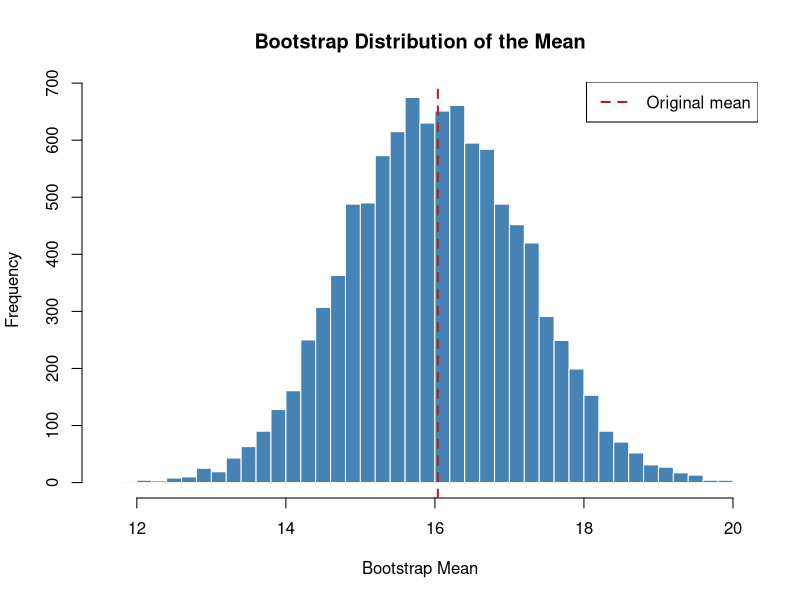
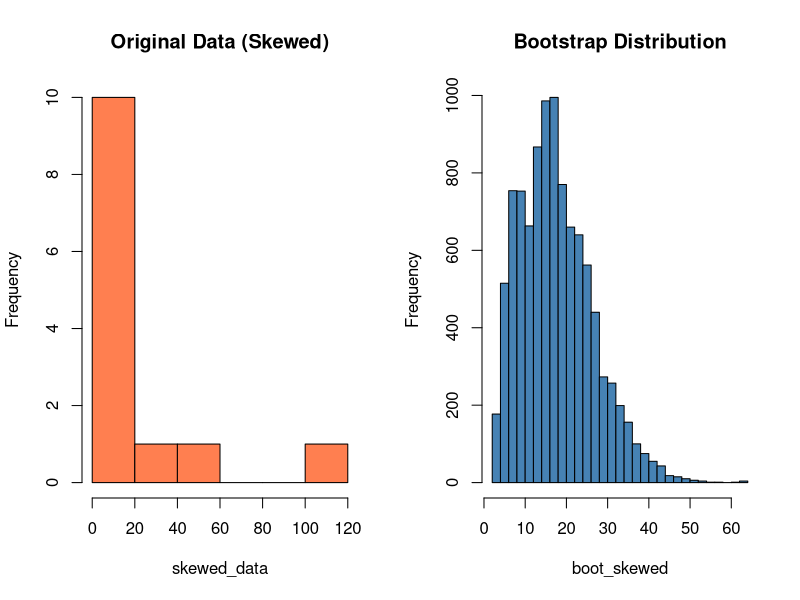
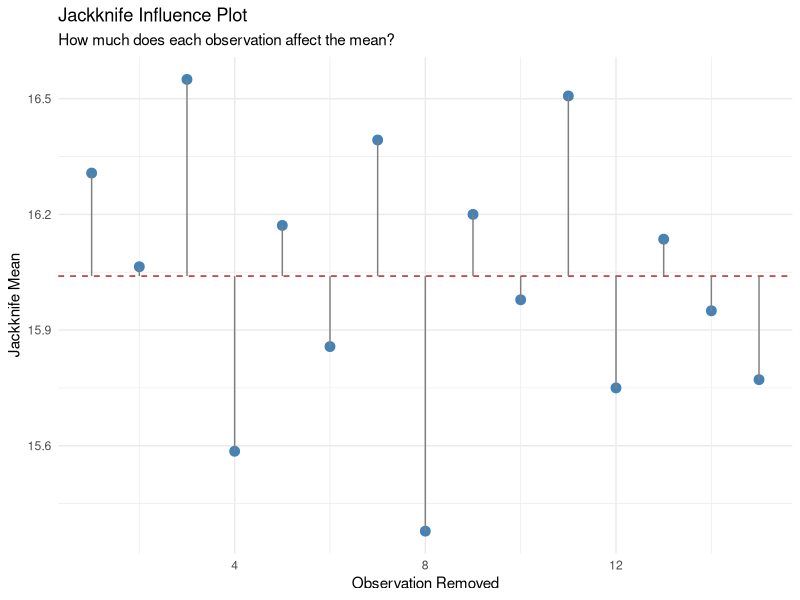
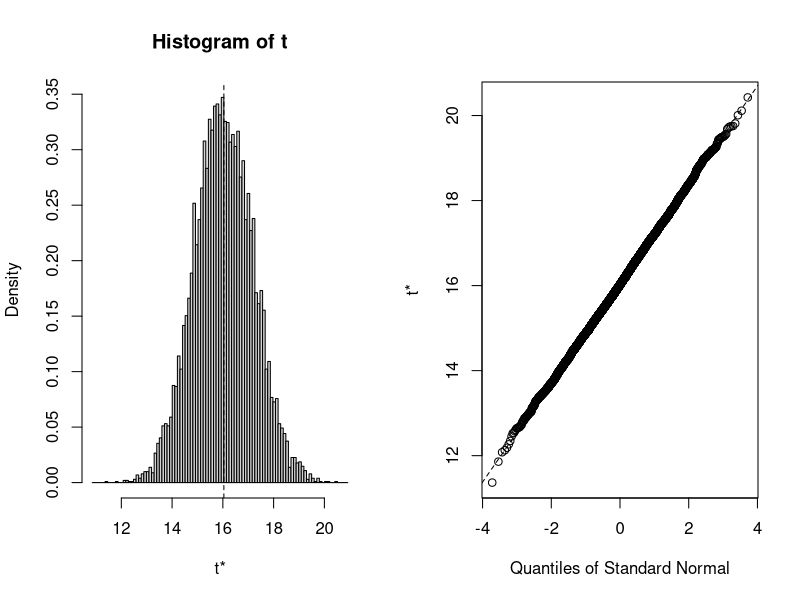

Write R code to recreate these figures, in order.
## ---- chunk 1
library(tidyverse)
library(boot)          # The main bootstrapping package

set.seed(42)
## ---- chunk 2
# Plant biomass data (grams)
biomass <- c(12.3, 15.7, 8.9, 22.4, 14.2, 18.6, 11.1, 25.3, 
             13.8, 16.9, 9.5, 20.1, 14.7, 17.3, 19.8)

# Sample statistics
n <- length(biomass)
cat("Sample size:", n, "\n")
cat("Mean:", round(mean(biomass), 2), "\n")
cat("SD:", round(sd(biomass), 2), "\n")
## ---- chunk 3
t.test(biomass)$conf.int
## ---- chunk 4
# Number of bootstrap samples
n_boot <- 10000

# Storage for bootstrap means
boot_means <- numeric(n_boot)

# Resample with replacement
for (i in 1:n_boot) {
  boot_sample <- sample(biomass, size = n, replace = TRUE)
  boot_means[i] <- mean(boot_sample)
}

# Visualize the bootstrap distribution
hist(boot_means, breaks = 50, col = "steelblue", border = "white",
     main = "Bootstrap Distribution of the Mean",
     xlab = "Bootstrap Mean")
abline(v = mean(biomass), col = "firebrick", lwd = 2, lty = 2)
legend("topright", "Original mean", col = "firebrick", lty = 2, lwd = 2)
## ---- chunk 5
# Example bootstrap sample - note repeated values
set.seed(123)
original <- 1:10
boot_sample <- sample(original, replace = TRUE)
cat("Original:", original, "\n")
cat("Bootstrap sample:", boot_sample, "\n")
cat("Value 6 appears", sum(boot_sample == 6), "times\n")
cat("Value 4 appears", sum(boot_sample == 4), "times\n")
## ---- chunk 6
# 95% CI using percentiles
ci_percentile <- quantile(boot_means, probs = c(0.025, 0.975))
ci_percentile
## ---- chunk 7
# Basic interval
theta_hat <- mean(biomass)  # Original estimate
ci_basic <- c(2 * theta_hat - quantile(boot_means, 0.975),
              2 * theta_hat - quantile(boot_means, 0.025))
names(ci_basic) <- c("2.5%", "97.5%")
ci_basic
## ---- chunk 8
# BCa requires more complex calculations
# We'll use the boot package for this (shown later)
# Key idea: adjusts percentiles based on:
#   - Bias: Is the bootstrap distribution centered on the estimate?
#   - Acceleration: Does variability change with the parameter value?
## ---- chunk 9
# Compare with parametric CI
ci_t <- t.test(biomass)$conf.int

comparison <- data.frame(
  Method = c("t-interval (parametric)", "Percentile", "Basic"),
  Lower = c(ci_t[1], ci_percentile[1], ci_basic[1]),
  Upper = c(ci_t[2], ci_percentile[2], ci_basic[2])
)
comparison$Width <- comparison$Upper - comparison$Lower

knitr::kable(comparison, digits = 2,
             caption = "Comparison of confidence interval methods")
## ---- chunk 10
# Bootstrap standard error
boot_se <- sd(boot_means)
cat("Bootstrap SE:", round(boot_se, 3), "\n")

# Compare to formula-based SE
formula_se <- sd(biomass) / sqrt(n)
cat("Formula SE:", round(formula_se, 3), "\n")
## ---- chunk 11
# Bootstrap SE for the median (no formula exists!)
boot_medians <- numeric(n_boot)
for (i in 1:n_boot) {
  boot_sample <- sample(biomass, replace = TRUE)
  boot_medians[i] <- median(boot_sample)
}

cat("Median:", median(biomass), "\n")
cat("Bootstrap SE of median:", round(sd(boot_medians), 3), "\n")
cat("95% CI for median:", round(quantile(boot_medians, c(0.025, 0.975)), 2), "\n")
## ---- chunk 12
# Coefficient of variation (CV = SD/mean)
boot_cv <- numeric(n_boot)
for (i in 1:n_boot) {
  boot_sample <- sample(biomass, replace = TRUE)
  boot_cv[i] <- sd(boot_sample) / mean(boot_sample)
}

cat("CV:", round(sd(biomass)/mean(biomass), 3), "\n")
cat("Bootstrap 95% CI:", round(quantile(boot_cv, c(0.025, 0.975)), 3), "\n")
## ---- chunk 13
# Ratio of means between two groups
group1 <- c(12.3, 15.7, 8.9, 14.2, 11.1)
group2 <- c(18.6, 25.3, 16.9, 20.1, 19.8)

# Observed ratio
obs_ratio <- mean(group2) / mean(group1)

# Bootstrap the ratio
boot_ratios <- numeric(n_boot)
for (i in 1:n_boot) {
  boot1 <- sample(group1, replace = TRUE)
  boot2 <- sample(group2, replace = TRUE)
  boot_ratios[i] <- mean(boot2) / mean(boot1)
}

cat("Ratio of means:", round(obs_ratio, 3), "\n")
cat("Bootstrap 95% CI:", round(quantile(boot_ratios, c(0.025, 0.975)), 3), "\n")
## ---- chunk 14
# Highly skewed data (e.g., species abundances)
skewed_data <- c(1, 1, 2, 2, 3, 3, 4, 5, 8, 12, 25, 45, 120)

par(mfrow = c(1, 2))
hist(skewed_data, main = "Original Data (Skewed)", col = "coral")

# Bootstrap the mean
boot_skewed <- replicate(n_boot, mean(sample(skewed_data, replace = TRUE)))
hist(boot_skewed, main = "Bootstrap Distribution", col = "steelblue", breaks = 30)
par(mfrow = c(1, 1))

cat("Mean:", round(mean(skewed_data), 2), "\n")
cat("Bootstrap 95% CI:", round(quantile(boot_skewed, c(0.025, 0.975)), 2), "\n")
## ---- chunk 15
# Jackknife: leave out each observation once
n <- length(biomass)
jack_estimates <- numeric(n)

for (i in 1:n) {
  jack_estimates[i] <- mean(biomass[-i])  # Mean without observation i
}

# Jackknife estimate of bias
theta_hat <- mean(biomass)
theta_jack <- mean(jack_estimates)
bias <- (n - 1) * (theta_jack - theta_hat)

cat("Original mean:", round(theta_hat, 3), "\n")
cat("Jackknife estimate of bias:", round(bias, 4), "\n")

# Jackknife standard error
jack_se <- sqrt((n - 1) / n * sum((jack_estimates - theta_jack)^2))
cat("Jackknife SE:", round(jack_se, 3), "\n")
## ---- chunk 16
# Which observations most affect the mean?
influence <- data.frame(
  Removed = 1:n,
  Value = biomass,
  JackMean = jack_estimates,
  Influence = jack_estimates - theta_jack
)

ggplot(influence, aes(x = Removed, y = JackMean)) +
  geom_hline(yintercept = theta_hat, linetype = "dashed", color = "firebrick") +
  geom_point(size = 3, color = "steelblue") +
  geom_segment(aes(xend = Removed, yend = theta_hat), color = "gray50") +
  labs(title = "Jackknife Influence Plot",
       subtitle = "How much does each observation affect the mean?",
       x = "Observation Removed",
       y = "Jackknife Mean") +
  theme_minimal()
## ---- chunk 17
# Example: correlation between two variables
x <- c(2.1, 3.5, 4.2, 5.1, 6.3, 7.2, 8.1, 9.4, 10.2, 11.5)
y <- c(3.2, 4.1, 5.8, 6.2, 8.1, 7.9, 9.5, 11.2, 10.8, 13.1)

# Observed correlation
obs_cor <- cor(x, y)

# Bootstrap correlation
boot_cors <- numeric(n_boot)
for (i in 1:n_boot) {
  idx <- sample(1:length(x), replace = TRUE)
  boot_cors[i] <- cor(x[idx], y[idx])
}

cat("Correlation:", round(obs_cor, 3), "\n")
cat("Bootstrap SE:", round(sd(boot_cors), 3), "\n")
cat("Bootstrap 95% CI:", round(quantile(boot_cors, c(0.025, 0.975)), 3), "\n")
## ---- chunk 18
# Simple regression
fit <- lm(y ~ x)
obs_slope <- coef(fit)[2]

# Bootstrap regression
boot_slopes <- numeric(n_boot)
for (i in 1:n_boot) {
  idx <- sample(1:length(x), replace = TRUE)
  boot_fit <- lm(y[idx] ~ x[idx])
  boot_slopes[i] <- coef(boot_fit)[2]
}

# Compare to parametric CI
param_ci <- confint(fit)[2, ]

cat("Slope:", round(obs_slope, 3), "\n")
cat("Parametric 95% CI:", round(param_ci, 3), "\n")
cat("Bootstrap 95% CI:", round(quantile(boot_slopes, c(0.025, 0.975)), 3), "\n")
## ---- chunk 19
# Two groups
control <- c(12.3, 15.7, 8.9, 14.2, 11.1, 13.5)
treatment <- c(18.6, 25.3, 16.9, 20.1, 19.8, 22.4)

# Observed difference
obs_diff <- mean(treatment) - mean(control)

# Bootstrap the difference
boot_diffs <- numeric(n_boot)
for (i in 1:n_boot) {
  boot_ctrl <- sample(control, replace = TRUE)
  boot_trt <- sample(treatment, replace = TRUE)
  boot_diffs[i] <- mean(boot_trt) - mean(boot_ctrl)
}

cat("Mean difference:", round(obs_diff, 2), "\n")
cat("Bootstrap 95% CI:", round(quantile(boot_diffs, c(0.025, 0.975)), 2), "\n")

# Does CI include zero?
ci <- quantile(boot_diffs, c(0.025, 0.975))
if (ci[1] > 0 | ci[2] < 0) {
  cat("CI excludes zero: significant difference\n")
} else {
  cat("CI includes zero: not significant\n")
}
## ---- chunk 20
# Shannon diversity index
shannon <- function(x) {
  p <- x[x > 0] / sum(x)
  -sum(p * log(p))
}

# Community abundance data
community <- c(45, 23, 18, 12, 8, 5, 3, 2, 1, 1)
obs_shannon <- shannon(community)

# Bootstrap Shannon diversity
# Note: resample individuals, not species
individuals <- rep(1:length(community), community)
total_n <- sum(community)

boot_shannon <- numeric(n_boot)
for (i in 1:n_boot) {
  boot_indiv <- sample(individuals, size = total_n, replace = TRUE)
  boot_comm <- tabulate(boot_indiv, nbins = length(community))
  boot_shannon[i] <- shannon(boot_comm)
}

cat("Shannon H':", round(obs_shannon, 3), "\n")
cat("Bootstrap SE:", round(sd(boot_shannon), 3), "\n")
cat("Bootstrap 95% CI:", round(quantile(boot_shannon, c(0.025, 0.975)), 3), "\n")
## ---- chunk 21
library(boot)

# Step 1: Write a function that calculates your statistic
# Arguments: data, indices (which observations to use)
mean_func <- function(data, indices) {
  mean(data[indices])
}

# Step 2: Run bootstrap
boot_result <- boot(data = biomass, 
                    statistic = mean_func, 
                    R = 10000)  # Number of bootstrap samples

# View results
boot_result
## ---- chunk 22
# Get CIs using multiple methods
boot_cis <- boot.ci(boot_result, type = c("norm", "basic", "perc", "bca"))
boot_cis
## ---- chunk 23
plot(boot_result)
## ---- chunk 24
# Data frame for boot
cor_data <- data.frame(x = x, y = y)

# Correlation function
cor_func <- function(data, indices) {
  d <- data[indices, ]
  cor(d$x, d$y)
}

# Bootstrap
cor_boot <- boot(cor_data, cor_func, R = 10000)

# CIs
boot.ci(cor_boot, type = "bca")
## ---- chunk 25
# Slope function
slope_func <- function(data, indices) {
  d <- data[indices, ]
  fit <- lm(y ~ x, data = d)
  coef(fit)[2]
}

# Bootstrap
reg_boot <- boot(cor_data, slope_func, R = 10000)

# Results
reg_boot
boot.ci(reg_boot, type = "bca")
## ---- chunk 26
# Function returning multiple statistics
multi_func <- function(data, indices) {
  d <- data[indices]
  c(mean = mean(d), 
    median = median(d), 
    sd = sd(d),
    cv = sd(d)/mean(d))
}

# Bootstrap
multi_boot <- boot(biomass, multi_func, R = 10000)
multi_boot

# CIs for each statistic (index specifies which one)
boot.ci(multi_boot, type = "bca", index = 1)  # Mean
boot.ci(multi_boot, type = "bca", index = 2)  # Median
boot.ci(multi_boot, type = "bca", index = 4)  # CV
## ---- chunk 27
seedlings <- c(4.2, 5.1, 3.8, 6.7, 4.9, 5.5, 3.2, 7.1, 4.4, 5.8, 
               6.2, 4.1, 5.3, 6.8, 3.9)
## ---- chunk 28
control <- c(12, 15, 18, 14, 16, 13, 17, 15)
pesticide <- c(8, 6, 9, 7, 10, 5, 8, 7)
